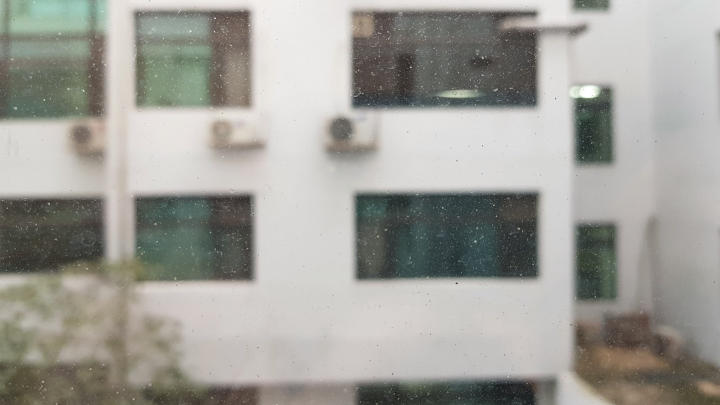
%> input picture MATLAB/DustDetection/실제창문사진들/실제창문_더러움1_a.jpg, 1440 x 810 px (shown at 1/2 size)
$ octave main_2.m   (GNU Octave 9; MATLAB toolbox functions it lacks are replaced by stand-ins)
%> lines starting %> are read from the running program, lines starting %| are printed output that depends on the picture
%% 국룰
clear;
clc;

%% 기본적인 클래스 내 처리
dust = DustDetection;
A = imread("실제창문사진들\실제창문_더러움1_a.jpg");
%> A is the input picture: size 810x1440x3 uint8; mean R, G, B 159.3, 158.4, 152.1
%A = imresize(A,[720,1280]);
%A_denoised = imnlmfilt(A,'DegreeOfSmoothing',10,'ComparisonWindowSize',7);
A_denoised = A;
imwrite(A_denoised,"main images\denoised.jpg");
% 메디안 필터 사이즈 파라미터
medi_size = 5;
[A_medi, A_merged, A_gray] = dust.seperate_dust(A_denoised,medi_size);
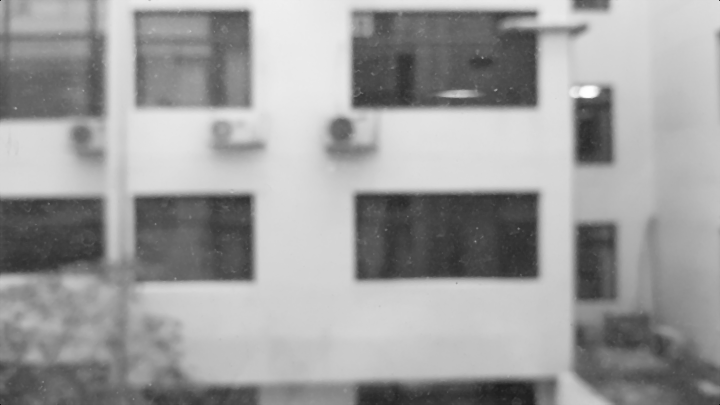
%> A_medi: size 810x1440 uint8 (shown at 1/2 size); min 0, max 255, mean 157.6
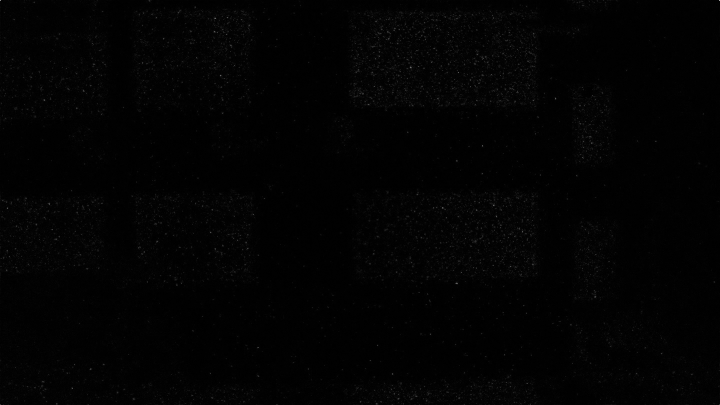
%> A_merged: size 810x1440 uint8 (shown at 1/2 size); min 0, max 222, mean 2.3

% 쓰레시홀드 파라미터
diff = 8;
A_merged_th = dust.thresholding(A_merged,diff);
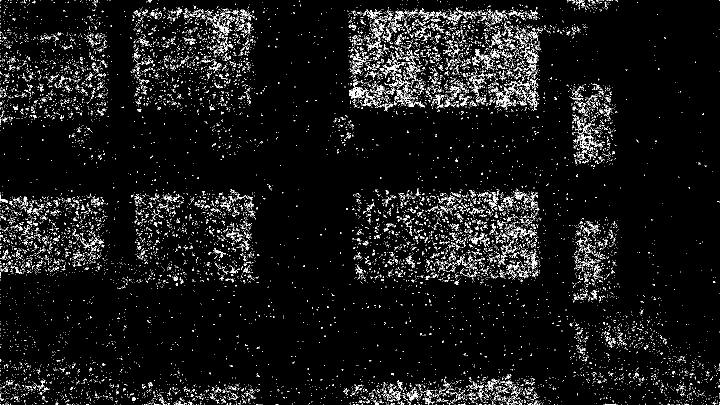
%> A_merged_th: size 810x1440 double (shown at 1/2 size); values 0 (black) and 1 (white), 5.6% white in thin lines or dots

% k-means 돌려본 거


%% 오리지날 사진
figure(1);
imshow(A);
imwrite(A,"main images\original.jpg")
%% 흑백된거
figure(2)
imshow(A_gray)
imwrite(A_gray,"main images\gray.png")

%% 메디안 필터 적용됨
figure(3);
imwrite(A_medi,"main images\G_medi.jpg");
imshow(A_medi);
%% 머지드
figure(4);
imshow(A_merged);
imwrite(A_merged,"main images\G_merged.jpg");
%% 쓰레숄드 적용
figure(5);
imshow(A_merged_th)
imwrite(A_merged_th,"main images\G_mergedThresh.jpg");
%% 디노이징 알고리즘 적용했던거
figure(6);
imshow(A_denoised);

%%

$ run again, with MATLAB/DustDetection/실제창문사진들/실제창문_더러움2.jpg copied over MATLAB/DustDetection/실제창문사진들/실제창문_더러움1_a.jpg
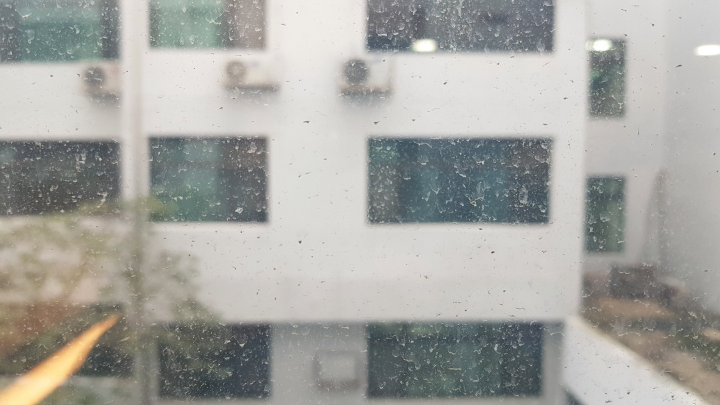
%> input picture MATLAB/DustDetection/실제창문사진들/실제창문_더러움2.jpg, 1440 x 810 px (shown at 1/2 size)
%> A is the input picture: size 810x1440x3 uint8; mean R, G, B 165.1, 165.2, 160.5
%> `[A_medi, A_merged, A_gray] = dust.seperate_dust(A_denoised,medi_size);`:
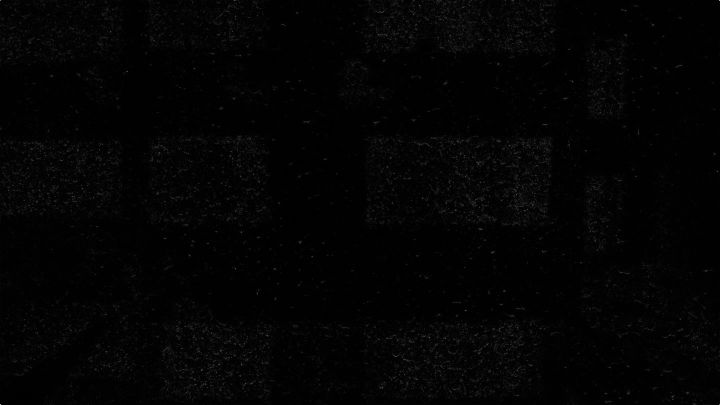
%> A_merged: size 810x1440 uint8 (shown at 1/2 size); min 0, max 223, mean 3.3
%> `A_merged_th = dust.thresholding(A_merged,diff);`:
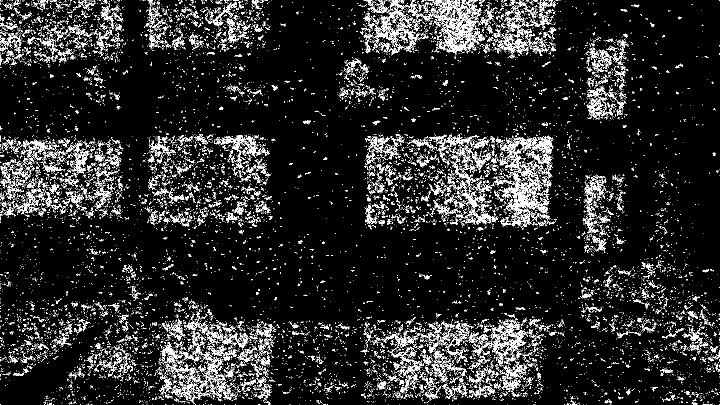
%> A_merged_th: size 810x1440 double (shown at 1/2 size); values 0 (black) and 1 (white), 10.3% white in thin lines or dots

$ run again, with MATLAB/DustDetection/실제창문사진들/실제창문_더러움3.jpg copied over MATLAB/DustDetection/실제창문사진들/실제창문_더러움1_a.jpg
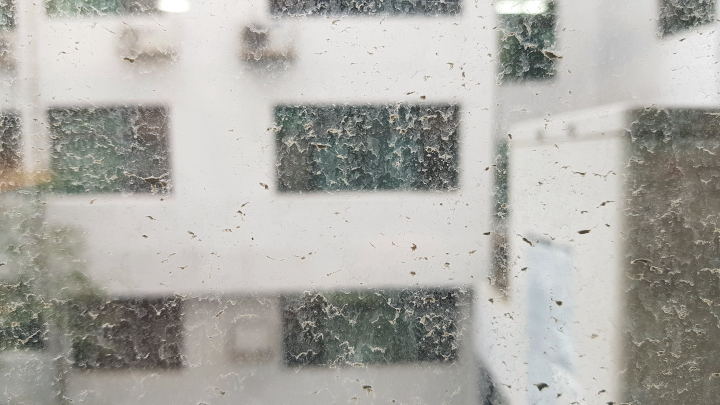
%> input picture MATLAB/DustDetection/실제창문사진들/실제창문_더러움3.jpg, 1440 x 810 px (shown at 1/2 size)
%> A is the input picture: size 810x1440x3 uint8; mean R, G, B 172.3, 171.3, 165.9
%> `[A_medi, A_merged, A_gray] = dust.seperate_dust(A_denoised,medi_size);`:
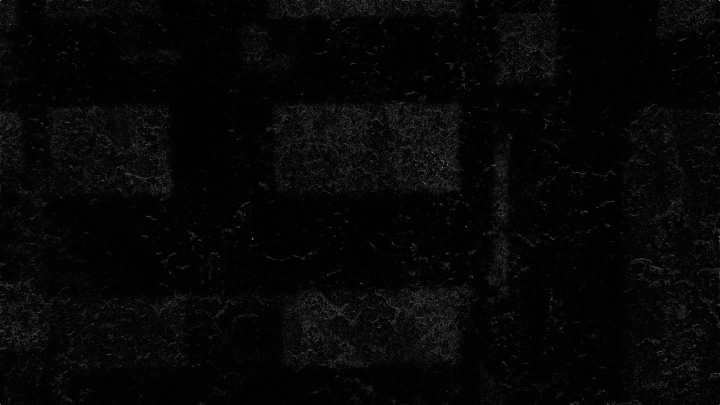
%> A_merged: size 810x1440 uint8 (shown at 1/2 size); min 0, max 214, mean 6.2
%> `A_merged_th = dust.thresholding(A_merged,diff);`:
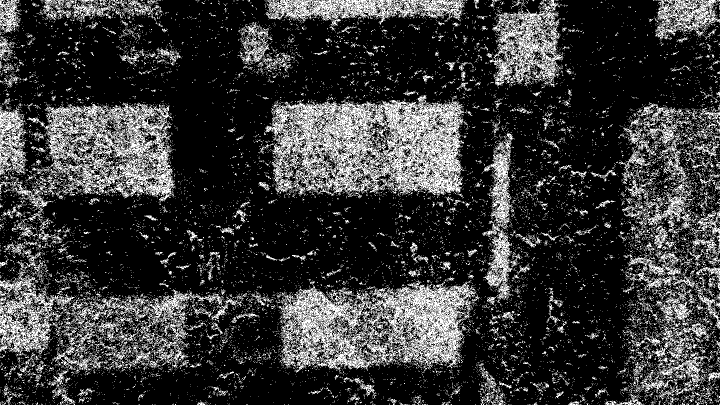
%> A_merged_th: size 810x1440 double (shown at 1/2 size); values 0 (black) and 1 (white), 21.9% white in thin lines or dots
